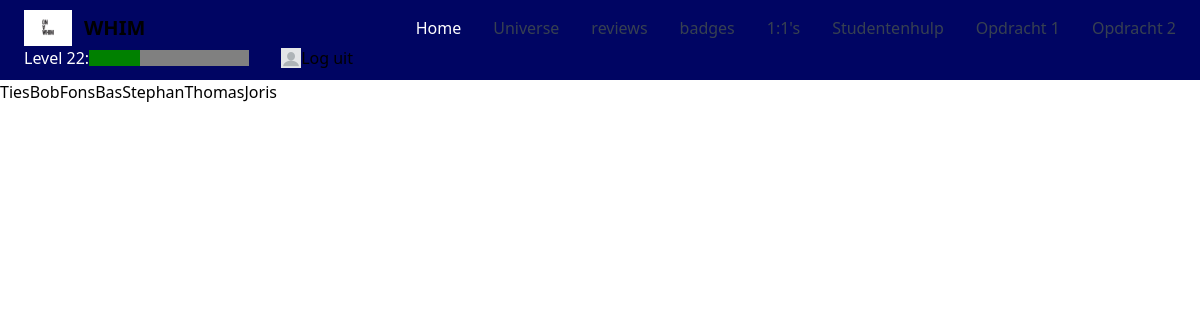
The page / on the database its author committed.
### tables this page shows
CREATE TABLE `coaches` (
  `id` int(11) NOT NULL,
  `username` varchar(255) NOT NULL,
  `image_url` varchar(255) NOT NULL,
  `available_days` varchar(255) DEFAULT NULL,
  `top_skill` varchar(255) DEFAULT NULL
);

### data.php (called while the page is built, shortened)
<?php
require 'database_connect.php';
class data
{
    public function get_coach()
    {
        global $conn;
        return $conn->query('SELECT * FROM coaches')->fetchAll();
    }
}

### index.php (the view, shortened to what this page needs)
<!DOCTYPE html>
<html>
<head>
<script src="https://cdn.tailwindcss.com"></script>
<?php include "header.php";?>
<?php include "data.php";
$data = new data()?>
</head>
<body>
<div>
    <div>
        <div>
            <?php foreach ($data->get_coach() as $coach) {
                echo $coach['username'];
            }?>
        </div>
    </div>
</div>
</body>
</html>

### rows shown on the page
coaches: username "Ties"
coaches: username "Bob"
coaches: username "Fons"
coaches: username "Bas"
coaches: username "Stephan"
coaches: username "Thomas"
coaches: username "Joris"
